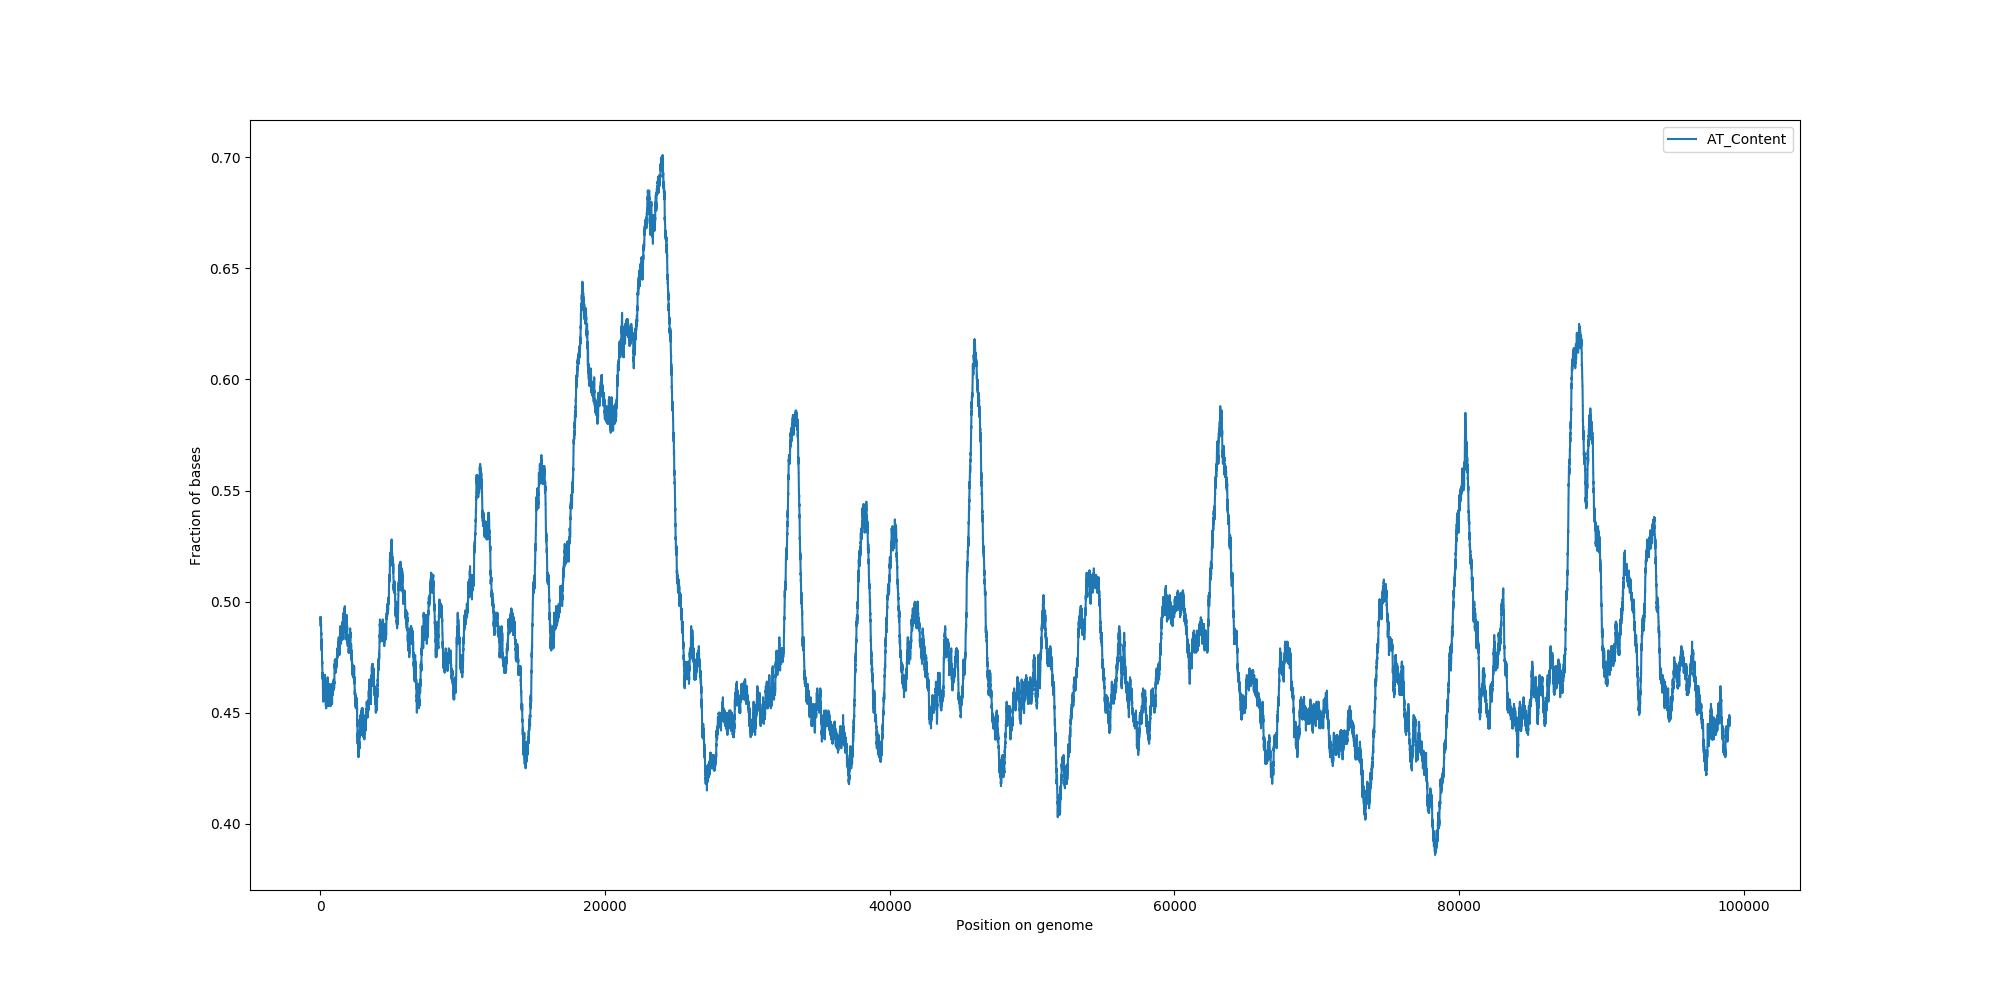

Write the Python code that produced this figure.
#!/user/bin/python3

import os,sys
import numpy as np
import matplotlib.pyplot as plt

ecoli = open("ecoli.txt").read().replace('\n','').upper()[0:100000]
window = 1000
at = []
for start in range(len(ecoli) - window):
    win = ecoli[start:start+window]
    at.append((win.count('A') + win.count('T')) / window)

plt.figure(figsize=(20,10))
plt.plot(at,label="AT_Content")
plt.ylabel('Fraction of bases')
plt.xlabel('Position on genome')
plt.legend()

plt.savefig("L16_1.png",transparent=True) 
plt.show()
